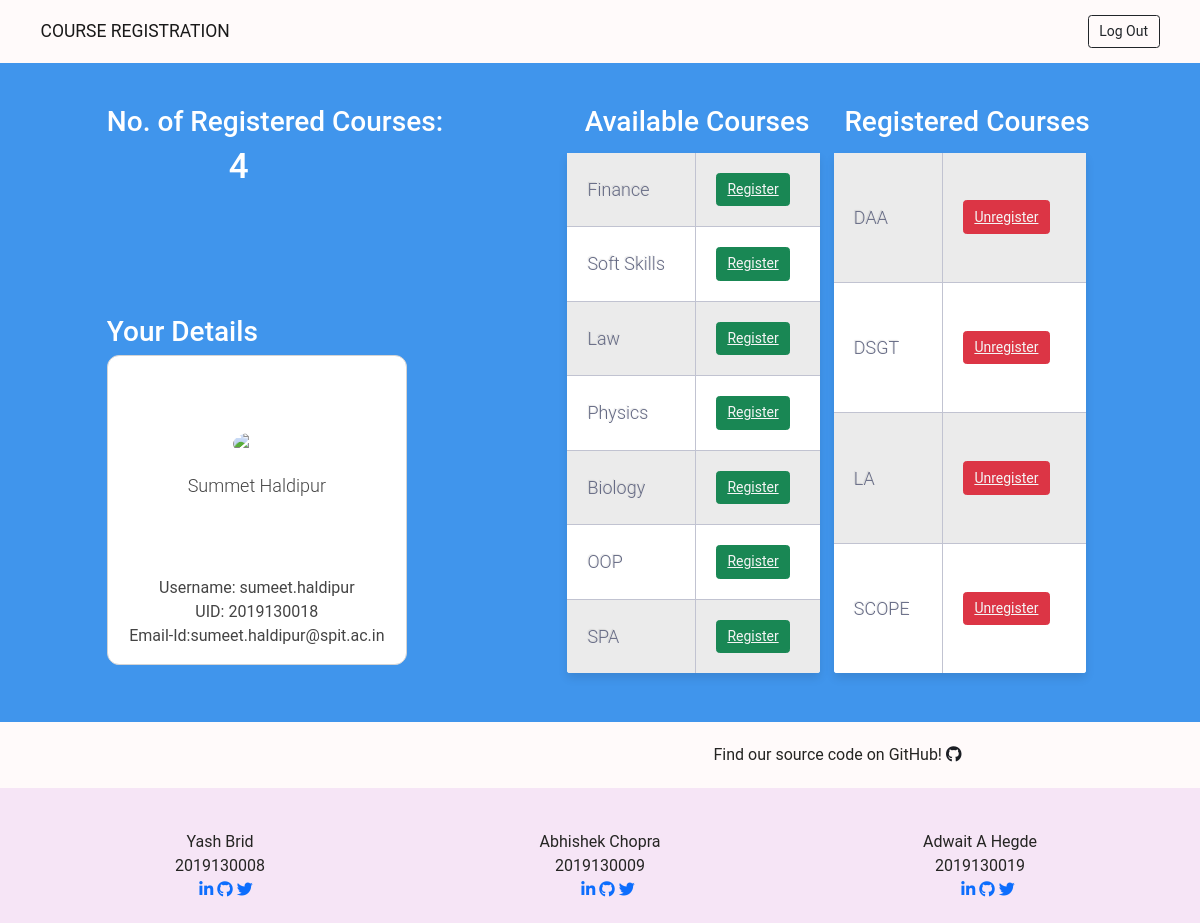
The app's page / (signed in), older data.
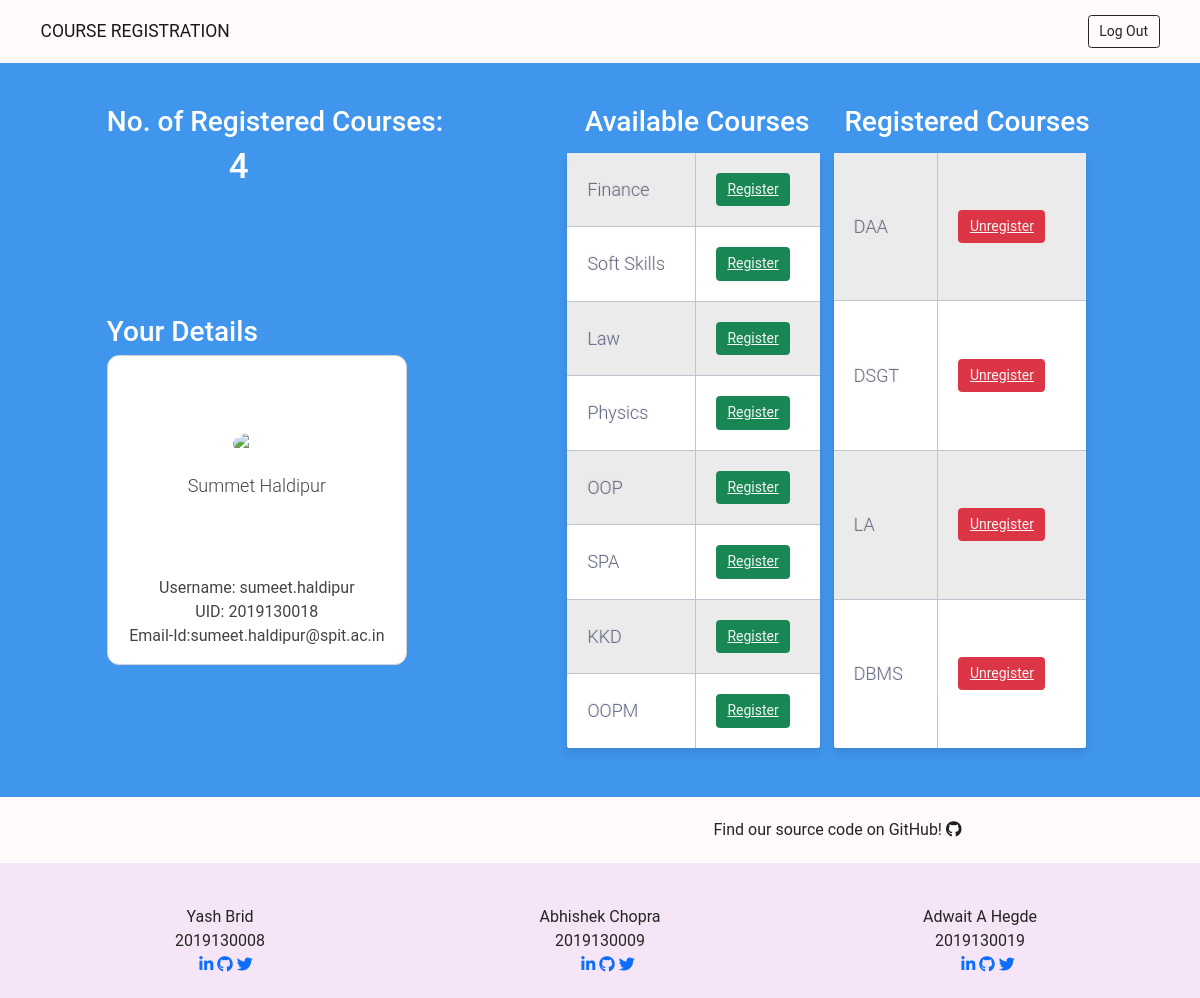
The same page, newer data.
### app/models.py (models this page shows, shortened)
class Subject(models.Model):
    name = models.CharField(max_length=30, unique=True)

### app/views.py (the view)
# urls.py: path('', views.start, name="start"),
def start(request):
    if not request.user.is_authenticated:
        return redirect('/login/')
    not_admin=False
    all_subjects = Subject.objects.values()
    reg_subjects = []
    uid = 'admin123'
    if request.user.username!='admin':
        not_admin=True
        mapping = Mapping.objects.get(user=request.user)
        reg_subjects = mapping.sub.values()
        uid = mapping
    regno = len(reg_subjects)
    aval_subjects=[]
    for sub in all_subjects:
        if sub not in reg_subjects:
            aval_subjects.append(sub)
    prms = {'regno':regno,'uid':uid, 'all_sub':aval_subjects,'reg_sub':reg_subjects,'is_admin':not not_admin}
    return render(request, 'start.html', prms)

### app/models.py (called while the page is built)
    def __str__(self):
        return str(self.uid)

### templates/start.html (shortened to what the changed rows need)
<!DOCTYPE html>
<html lang="en">
  <head>
    <link href="https://cdn.jsdelivr.net/npm/bootstrap@5.0.0-beta3/dist/css/bootstrap.min.css" rel="stylesheet">
  </head>
  <body>
    <div class="containe area" style="display: flex; justify-content: space-evenly;">
      <div class="subarea1">
        <div class="container">
          <div>
            <h2>No. of Registered Courses:</h2>
            <h1>&nbsp; &nbsp; &nbsp; &nbsp; &nbsp; &nbsp; &nbsp; {{regno}}</h1>
          </div>
          <br><br><br><br><br>
          <h2>Your Details</h2>
      </div>
      </div>
      <div class="subarea3">
        <h2>
          &nbsp; &nbsp; &nbsp;Available Courses &nbsp; &nbsp; Registered Courses &nbsp;
        </h2>
        <div class="container" style="display: flex;">
          <table class="table-fill m-2">
            <tbody class="table-hover">
            {% for sub in all_sub %}
            <tr>
            <td class="text-left">{{sub.name}}</td>
            <td class="text-left"><button class="btn btn-success" {% if is_admin %} disabled {% endif %}><a href="{% url 'register' sid=sub.id %}" style="color: whitesmoke;">Register</a></button></td>
            </tr>
            {% endfor %}
            </tbody>
          </table>
          <br>
          <table class="table-fill m-2">
            <tbody class="table-hover">
            {% for sub in reg_sub %}
            <tr>
            <td class="text-left">{{sub.name}}</td>
            <td class="text-left"><button class="btn btn-danger" {% if is_admin %} disabled {% endif %}><a href="{% url 'unregister' sid=sub.id %}" style="color: whitesmoke;">Unregister</a></button></td>
            </tr>
            {% endfor %}
            </tbody>
          </table>
        </div>
      </div>
    </div>
  </body>
</html>

Row changes from the older to the newer data that the page shows:
removed Subject: name "Biology", shown under "Available Courses Registered Courses"
removed Subject: name "SCOPE"
added Subject: name "KKD", shown under "Available Courses Registered Courses"
added Subject: name "OOPM", shown under "Available Courses Registered Courses"
added Subject: name "DBMS"
